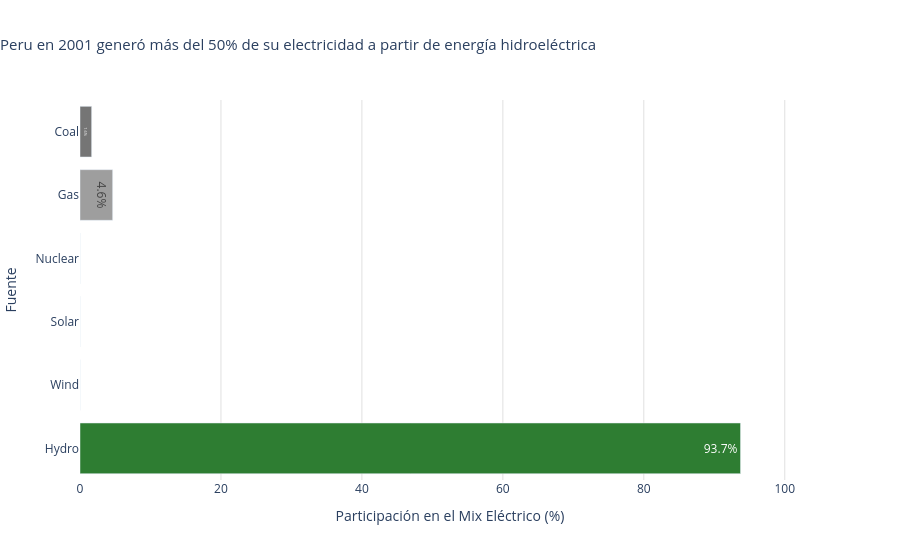

Notebook code cell kept with this figure:
### Markdown cell above
### Pregunta 6: Mix eléctrico por país

### Code cell
country_sel = 'Peru'
df_country = final_dataset[(final_dataset['country'] == country_sel) & (~final_dataset['is_region'])].copy()
idx_max = df_country['renewable_share_of_total_energy'].idxmax()
row_max = df_country.loc[idx_max]
year_max = int(row_max['year'])
print(f"Año de mayor participación renovable para {country_sel}: {year_max} ({row_max['renewable_share_of_total_energy']:.2f}%)")

sources = ['coal_elec', 'gas_elec', 'nuclear_elec', 'solar_elec', 'wind_elec', 'hydro_elec']
mix_vals = row_max[sources].astype(float)
mix_df = pd.DataFrame({'Fuente': [s.split('_')[0].capitalize() for s in sources], 'Generación (TWh)': mix_vals.values})
mix_df['Participación (%)'] = (mix_df['Generación (TWh)'] / mix_df['Generación (TWh)'].sum()) * 100
print(f'Mix de generación en {year_max}:')
print(mix_df.to_string(index=False))

colors_sources = ['#757575', '#9E9E9E', '#E0E0E0', '#FFD54F', '#81C784', '#2E7D32']
fig = px.bar(
    mix_df,
    x='Participación (%)',
    y='Fuente',
    orientation='h',
    color='Fuente',
    color_discrete_sequence=colors_sources,
    title=f'{country_sel} en {year_max} generó más del 50% de su electricidad a partir de energía hidroeléctrica',
    labels={'Participación (%)': 'Participación en el Mix Eléctrico (%)'}
)
fig.update_traces(texttemplate='%{x:.1f}%', textposition='inside')
fig.update_layout(
    plot_bgcolor='white',
    title_x=0.0,
    title_font_size=15,
    xaxis=dict(showgrid=True, gridcolor='#E0E0E0', range=[0, 105]),
    yaxis=dict(showgrid=False),
    showlegend=False
)
fig.show()

### Figure 1 — Plotly figure (JSON) as saved in the notebook; plotly's stock layout.template omitted (floating-point values rounded to 4 significant figures)
{"data": [{"hovertemplate": "Fuente=%{y}<br>Participación en el Mix Eléctrico (%)=%{x}<extra></extra>", "legendgroup": "Coal", "marker": {"color": "#757575", "pattern": {"shape": ""}}, "name": "Coal", "orientation": "h", "showlegend": true, "textposition": "inside", "texttemplate": "%{x:.1f}%", "type": "bar", "x": [1.65], "xaxis": "x", "y": ["Coal"], "yaxis": "y"}, {"hovertemplate": "Fuente=%{y}<br>Participación en el Mix Eléctrico (%)=%{x}<extra></extra>", "legendgroup": "Gas", "marker": {"color": "#9E9E9E", "pattern": {"shape": ""}}, "name": "Gas", "orientation": "h", "showlegend": true, "textposition": "inside", "texttemplate": "%{x:.1f}%", "type": "bar", "x": [4.63], "xaxis": "x", "y": ["Gas"], "yaxis": "y"}, {"hovertemplate": "Fuente=%{y}<br>Participación en el Mix Eléctrico (%)=%{x}<extra></extra>", "legendgroup": "Nuclear", "marker": {"color": "#E0E0E0", "pattern": {"shape": ""}}, "name": "Nuclear", "orientation": "h", "showlegend": true, "textposition": "inside", "texttemplate": "%{x:.1f}%", "type": "bar", "x": [0.0], "xaxis": "x", "y": ["Nuclear"], "yaxis": "y"}, {"hovertemplate": "Fuente=%{y}<br>Participación en el Mix Eléctrico (%)=%{x}<extra></extra>", "legendgroup": "Solar", "marker": {"color": "#FFD54F", "pattern": {"shape": ""}}, "name": "Solar", "orientation": "h", "showlegend": true, "textposition": "inside", "texttemplate": "%{x:.1f}%", "type": "bar", "x": [0.0], "xaxis": "x", "y": ["Solar"], "yaxis": "y"}, {"hovertemplate": "Fuente=%{y}<br>Participación en el Mix Eléctrico (%)=%{x}<extra></extra>", "legendgroup": "Wind", "marker": {"color": "#81C784", "pattern": {"shape": ""}}, "name": "Wind", "orientation": "h", "showlegend": true, "textposition": "inside", "texttemplate": "%{x:.1f}%", "type": "bar", "x": [0.0], "xaxis": "x", "y": ["Wind"], "yaxis": "y"}, {"hovertemplate": "Fuente=%{y}<br>Participación en el Mix Eléctrico (%)=%{x}<extra></extra>", "legendgroup": "Hydro", "marker": {"color": "#2E7D32", "pattern": {"shape": ""}}, "name": "Hydro", "orientation": "h", "showlegend": true, "textposition": "inside", "texttemplate": "%{x:.1f}%", "type": "bar", "x": [93.72], "xaxis": "x", "y": ["Hydro"], "yaxis": "y"}], "layout": {"barmode": "relative", "legend": {"title": {"text": "Fuente"}, "tracegroupgap": 0}, "plot_bgcolor": "white", "showlegend": false, "title": {"font": {"size": 15}, "text": "Peru en 2001 generó más del 50% de su electricidad a partir de energía hidroeléctrica", "x": 0.0}, "xaxis": {"anchor": "y", "domain": [0.0, 1.0], "gridcolor": "#E0E0E0", "range": [0, 105], "showgrid": true, "title": {"text": "Participación en el Mix Eléctrico (%)"}}, "yaxis": {"anchor": "x", "categoryarray": ["Hydro", "Wind", "Solar", "Nuclear", "Gas", "Coal"], "categoryorder": "array", "domain": [0.0, 1.0], "showgrid": false, "title": {"text": "Fuente"}}}}
